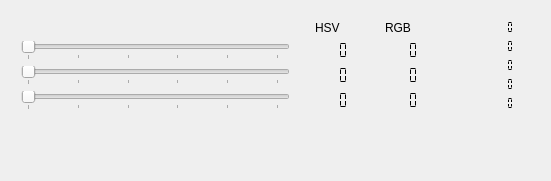
<?xml version="1.0" encoding="UTF-8"?>
<ui version="4.0">
 <class>Dialog</class>
 <widget class="QDialog" name="Dialog">
  <property name="geometry">
   <rect>
    <x>0</x>
    <y>0</y>
    <width>551</width>
    <height>181</height>
   </rect>
  </property>
  <property name="windowTitle">
   <string>Dialog</string>
  </property>
  <widget class="QWidget" name="formLayoutWidget">
   <property name="geometry">
    <rect>
     <x>450</x>
     <y>10</y>
     <width>91</width>
     <height>111</height>
    </rect>
   </property>
   <layout class="QFormLayout" name="formLayout">
    <item row="0" column="0">
     <widget class="QLabel" name="label_f">
      <property name="text">
       <string>f:</string>
      </property>
     </widget>
    </item>
    <item row="0" column="1">
     <widget class="QLCDNumber" name="lcdNumber_f">
      <property name="frameShape">
       <enum>QFrame::NoFrame</enum>
      </property>
      <property name="segmentStyle">
       <enum>QLCDNumber::Flat</enum>
      </property>
     </widget>
    </item>
    <item row="1" column="1">
     <widget class="QLCDNumber" name="lcdNumber_hi">
      <property name="frameShape">
       <enum>QFrame::NoFrame</enum>
      </property>
      <property name="segmentStyle">
       <enum>QLCDNumber::Flat</enum>
      </property>
     </widget>
    </item>
    <item row="1" column="0">
     <widget class="QLabel" name="label_hi">
      <property name="text">
       <string>hi:</string>
      </property>
     </widget>
    </item>
    <item row="2" column="1">
     <widget class="QLCDNumber" name="lcdNumber_p">
      <property name="frameShape">
       <enum>QFrame::NoFrame</enum>
      </property>
      <property name="segmentStyle">
       <enum>QLCDNumber::Flat</enum>
      </property>
     </widget>
    </item>
    <item row="2" column="0">
     <widget class="QLabel" name="label_p">
      <property name="text">
       <string>p:</string>
      </property>
     </widget>
    </item>
    <item row="3" column="1">
     <widget class="QLCDNumber" name="lcdNumber_q">
      <property name="frameShape">
       <enum>QFrame::NoFrame</enum>
      </property>
      <property name="segmentStyle">
       <enum>QLCDNumber::Flat</enum>
      </property>
     </widget>
    </item>
    <item row="3" column="0">
     <widget class="QLabel" name="label_q">
      <property name="text">
       <string>q:</string>
      </property>
     </widget>
    </item>
    <item row="4" column="1">
     <widget class="QLCDNumber" name="lcdNumber_t">
      <property name="frameShape">
       <enum>QFrame::NoFrame</enum>
      </property>
      <property name="segmentStyle">
       <enum>QLCDNumber::Flat</enum>
      </property>
     </widget>
    </item>
    <item row="4" column="0">
     <widget class="QLabel" name="t">
      <property name="text">
       <string>t:</string>
      </property>
     </widget>
    </item>
   </layout>
  </widget>
  <widget class="QLabel" name="label_color">
   <property name="geometry">
    <rect>
     <x>10</x>
     <y>130</y>
     <width>531</width>
     <height>41</height>
    </rect>
   </property>
   <property name="text">
    <string/>
   </property>
  </widget>
  <widget class="QWidget" name="">
   <property name="geometry">
    <rect>
     <x>10</x>
     <y>10</y>
     <width>431</width>
     <height>111</height>
    </rect>
   </property>
   <layout class="QGridLayout" name="gridLayout">
    <item row="0" column="1" alignment="Qt::AlignHCenter|Qt::AlignBottom">
     <widget class="QLabel" name="label_HSV">
      <property name="text">
       <string>HSV</string>
      </property>
     </widget>
    </item>
    <item row="0" column="2" alignment="Qt::AlignHCenter|Qt::AlignBottom">
     <widget class="QLabel" name="label_RGB">
      <property name="text">
       <string>RGB</string>
      </property>
     </widget>
    </item>
    <item row="1" column="0">
     <widget class="QSlider" name="horizontalSlider_H">
      <property name="maximum">
       <number>255</number>
      </property>
      <property name="orientation">
       <enum>Qt::Horizontal</enum>
      </property>
      <property name="tickPosition">
       <enum>QSlider::TicksBelow</enum>
      </property>
      <property name="tickInterval">
       <number>50</number>
      </property>
     </widget>
    </item>
    <item row="1" column="1">
     <widget class="QLCDNumber" name="lcdNumber_H">
      <property name="frameShape">
       <enum>QFrame::NoFrame</enum>
      </property>
      <property name="segmentStyle">
       <enum>QLCDNumber::Flat</enum>
      </property>
     </widget>
    </item>
    <item row="1" column="2">
     <widget class="QLCDNumber" name="lcdNumber_R">
      <property name="frameShape">
       <enum>QFrame::NoFrame</enum>
      </property>
      <property name="segmentStyle">
       <enum>QLCDNumber::Flat</enum>
      </property>
     </widget>
    </item>
    <item row="2" column="0">
     <widget class="QSlider" name="horizontalSlider_S">
      <property name="maximum">
       <number>255</number>
      </property>
      <property name="orientation">
       <enum>Qt::Horizontal</enum>
      </property>
      <property name="tickPosition">
       <enum>QSlider::TicksBelow</enum>
      </property>
      <property name="tickInterval">
       <number>50</number>
      </property>
     </widget>
    </item>
    <item row="2" column="1">
     <widget class="QLCDNumber" name="lcdNumber_S">
      <property name="frameShape">
       <enum>QFrame::NoFrame</enum>
      </property>
      <property name="segmentStyle">
       <enum>QLCDNumber::Flat</enum>
      </property>
     </widget>
    </item>
    <item row="2" column="2">
     <widget class="QLCDNumber" name="lcdNumber_G">
      <property name="frameShape">
       <enum>QFrame::NoFrame</enum>
      </property>
      <property name="segmentStyle">
       <enum>QLCDNumber::Flat</enum>
      </property>
     </widget>
    </item>
    <item row="3" column="0">
     <widget class="QSlider" name="horizontalSlider_V">
      <property name="maximum">
       <number>255</number>
      </property>
      <property name="orientation">
       <enum>Qt::Horizontal</enum>
      </property>
      <property name="tickPosition">
       <enum>QSlider::TicksBelow</enum>
      </property>
      <property name="tickInterval">
       <number>50</number>
      </property>
     </widget>
    </item>
    <item row="3" column="1">
     <widget class="QLCDNumber" name="lcdNumber_V">
      <property name="frameShape">
       <enum>QFrame::NoFrame</enum>
      </property>
      <property name="segmentStyle">
       <enum>QLCDNumber::Flat</enum>
      </property>
     </widget>
    </item>
    <item row="3" column="2">
     <widget class="QLCDNumber" name="lcdNumber_B">
      <property name="frameShape">
       <enum>QFrame::NoFrame</enum>
      </property>
      <property name="segmentStyle">
       <enum>QLCDNumber::Flat</enum>
      </property>
     </widget>
    </item>
   </layout>
  </widget>
 </widget>
 <layoutdefault spacing="6" margin="11"/>
 <resources/>
 <connections>
  <connection>
   <sender>horizontalSlider_H</sender>
   <signal>valueChanged(int)</signal>
   <receiver>lcdNumber_H</receiver>
   <slot>display(int)</slot>
   <hints>
    <hint type="sourcelabel">
     <x>112</x>
     <y>74</y>
    </hint>
    <hint type="destinationlabel">
     <x>249</x>
     <y>74</y>
    </hint>
   </hints>
  </connection>
  <connection>
   <sender>horizontalSlider_S</sender>
   <signal>valueChanged(int)</signal>
   <receiver>lcdNumber_S</receiver>
   <slot>display(int)</slot>
   <hints>
    <hint type="sourcelabel">
     <x>112</x>
     <y>101</y>
    </hint>
    <hint type="destinationlabel">
     <x>249</x>
     <y>101</y>
    </hint>
   </hints>
  </connection>
  <connection>
   <sender>horizontalSlider_V</sender>
   <signal>valueChanged(int)</signal>
   <receiver>lcdNumber_V</receiver>
   <slot>display(int)</slot>
   <hints>
    <hint type="sourcelabel">
     <x>112</x>
     <y>128</y>
    </hint>
    <hint type="destinationlabel">
     <x>249</x>
     <y>128</y>
    </hint>
   </hints>
  </connection>
 </connections>
</ui>
